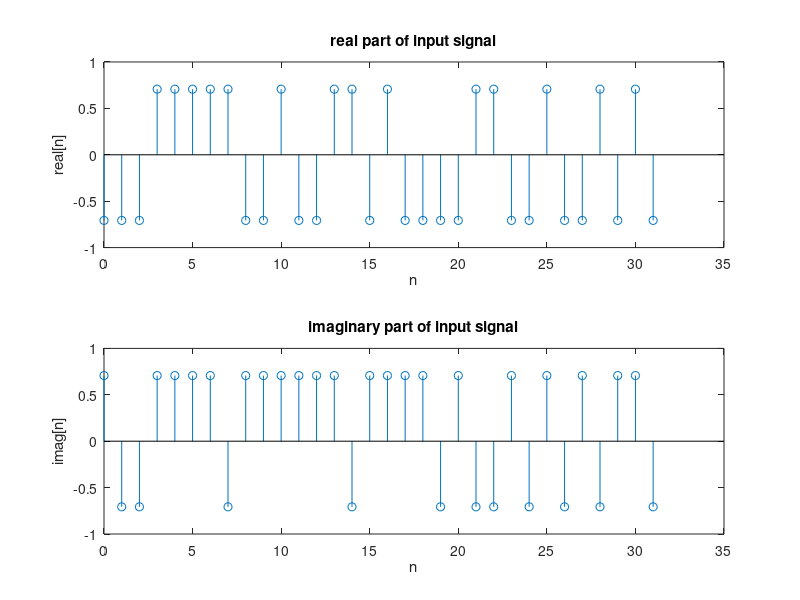
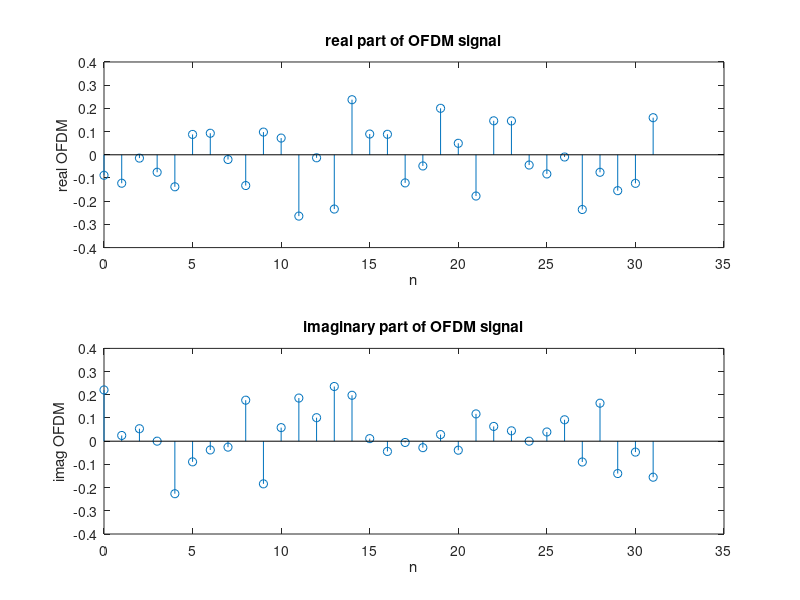
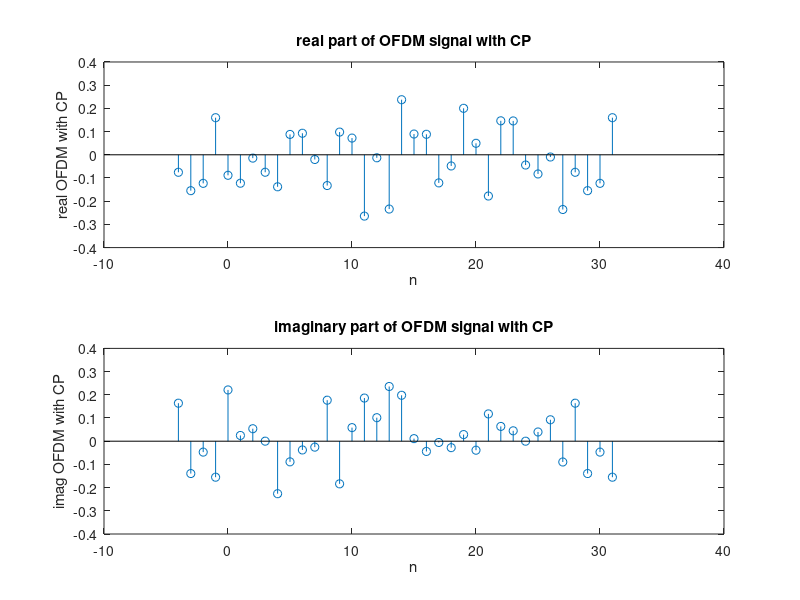
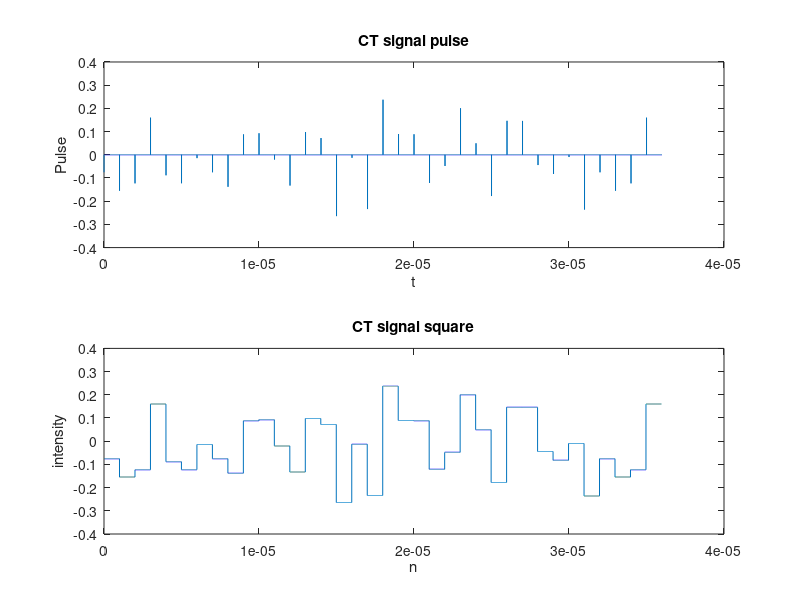

MATLAB code to generate these figures, in order:
% Constants definition
N=32;   % N is the length of Signal
lcp=4;  % lcp is the length of adding cp
T=10^(-6);    % T is the sample period
wc=100*10^6;    % wc is carrier Frequency
dt=10^(-9);    % dt is a small time period
delta=[1,zeros(1,999)]; % delta is the impulse function
c=ones(1,999);  % c is the function to create square wave
% Block 1
% set real and imaginary part of signal
xr=sqrt(2)*round(rand(1,N))-sqrt(2)/2;
xi=sqrt(2)*round(rand(1,N))-sqrt(2)/2;
% plot the signal separately
figure(1);
subplot(211);
stem(0:N-1,xr);
xlabel('n');ylabel('real[n]');
title('real part of input signal');
subplot(212);
stem(0:N-1,xi);
xlabel('n');ylabel('imag[n]');
title('imaginary part of input signal');
% take X as spectral data and construct time domain signal x by X;
X=xr+1i*xi;
x=ifft(X);

figure(2);
subplot(211);
stem(0:N-1,real(x));
xlabel('n');ylabel('real OFDM');
title('real part of OFDM signal');
subplot(212);
stem(0:N-1,imag(x));
xlabel('n');ylabel('imag OFDM');
title('imaginary part of OFDM signal');

% add CP
x_cp=[x(N-lcp+1:N),x];

figure(3);
subplot(211);
stem(-lcp:N-1,real(x_cp));
xlabel('n');ylabel('real OFDM with CP');
title('real part of OFDM signal with CP');
subplot(212);
stem(-lcp:N-1,imag(x_cp));
xlabel('n');ylabel('imag OFDM with CP');
title('imaginary part of OFDM signal with CP');

% Now we do DAC, create impulse and square
x_cp_ct=kron(x_cp,delta);
x_sq=kron(x_cp,c);

figure(4);
subplot(211);
plot((1:length(x_cp_ct))*dt,real(x_cp_ct));
xlabel('t');ylabel('Pulse');
title('CT signal pulse');
subplot(212);
plot((1:length(x_sq))*dt,real(x_sq));
xlabel('n');ylabel('intensity');
title('CT signal square');

% AM process
t=(1:length(x_sq))*dt;
sin1=sin(2*pi*wc*t);cos1=cos(2*pi*wc*t);
x_am=cos1.*real(x_sq)+sin1.*imag(x_sq);

figure(5);
plot((1:length(x_am))*dt,x_am);
xlabel('t');ylabel('intensity');
title('CT AM signal');

% Transmit Part
h=[0.5,zeros(1,1499),0.4,zeros(1,999),0.35,zeros(1,499),0.3,zeros(1,1000)];
yh=conv(x_am,h);

figure(6);
subplot(211);
plot((0:length(yh)-1)*dt,yh);
xlabel('t');ylabel('yh(t)');
title('CT transmit signal');
subplot(212);
plot((0:length(h)-1)*dt,h);
xlabel('n');ylabel('h(t)');
title('h(t)');

% Receive and remodulate

t2=(1:length(yh))*dt;
ytr=2*cos(2*pi*wc*t2).*yh;
yti=2*sin(2*pi*wc*t2).*yh;

%set ideal LPF and pass signal through it
fft1=fft(ytr);
fft2=fft(yti);
fft1=[fft1(1:2000),zeros(1,length(fft1)-4000),fft1(length(fft1)-2000:length(fft1))];
fft2=[fft2(1:2000),zeros(1,length(fft2)-4000),fft2(length(fft2)-2000:length(fft2))];

% [b,a]=butter(4,wc*dt*2);
% ytrc=filter(b,a,ytr);
% ytic=filter(b,a,yti);
ytrc=ifft(fft1);
ytic=ifft(fft2);

% figure(7);
% subplot(211);
% plot((1:length(fft11))*dt,real(fft11));
% xlabel('n');ylabel('y(t)');
% title('real part of Transmition');
% subplot(212);
% plot((1:length(fft22))*dt,fft22);
% xlabel('n');ylabel('y(t)');
% title('imaginary part of Transmition');
figure(7);
subplot(211);
plot((1:length(ytrc))*dt,ytrc);
xlabel('n');ylabel('y(t)');
title('real part of Transmition');
subplot(212);
plot((1:length(ytic))*dt,ytic);
xlabel('n');ylabel('y(t)');
title('imaginary part of Transmition');

% now we take each segment's average to build Y
Nx=N+lcp;
Yr=zeros(1,Nx);
Yi=zeros(1,Nx);
for i=1:Nx
    re=0;im=0;
    for j=(i-1)*1000:i*1000
        re=re+ytrc(j+1);
        im=im+ytic(j+1);
    end
    Yr(i)=re/1000;
    Yi(i)=im/1000;
end
Y=Yr+1i*Yi;
figure(8);
subplot(211);
stem(1:Nx,Yr);
xlabel('n');ylabel('Y[n]');
title('real part of Y');
subplot(212);
stem(1:Nx,Yi);
xlabel('n');ylabel('Y[n]');
title('imaginary part of Y');

Y_rc=Y(lcp+1:Nx);

h_dt=zeros(1,4);
for i=1:4
    tmp=0;
    for j=(i-1)*1000:i*1000
       tmp=tmp+h(j+1);
    end
    h_dt(i)=tmp;
end


